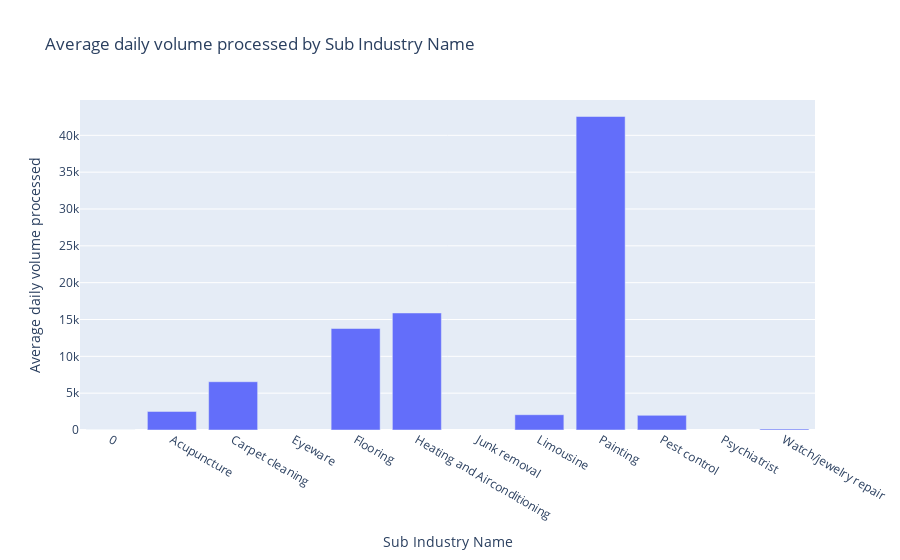

The notebook cell saved with this chart:
### Code cell
table2 = pd.pivot_table(df, values=['Average daily volume processed'], index=['Sub Industry Name'],
                    aggfunc={'Average daily volume processed': np.sum}).reset_index()

fig2 = px.bar(table2, x='Sub Industry Name', y='Average daily volume processed', title='Average daily volume processed by Sub Industry Name')
fig2.show()

### Figure 1 — Plotly figure (JSON) as saved in the notebook; plotly's stock layout.template omitted (floating-point values rounded to 4 significant figures)
{"data": [{"alignmentgroup": "True", "hovertemplate": "Sub Industry Name=%{x}<br>Average daily volume processed=%{y}<extra></extra>", "legendgroup": "", "marker": {"color": "#636efa", "pattern": {"shape": ""}}, "name": "", "offsetgroup": "", "orientation": "v", "showlegend": false, "textposition": "auto", "type": "bar", "x": [0, "Acupuncture", "Carpet cleaning", "Eyeware", "Flooring", "Heating and Airconditioning", "Junk removal", "Limousine", "Painting", "Pest control", "Psychiatrist", "Watch/jewelry repair"], "xaxis": "x", "y": [15, 2521, 6554, null, 13777, 15885, null, 2075, 42556, 1988, null, 138], "yaxis": "y"}], "layout": {"barmode": "relative", "legend": {"tracegroupgap": 0}, "title": {"text": "Average daily volume processed by Sub Industry Name"}, "xaxis": {"anchor": "y", "domain": [0, 1], "title": {"text": "Sub Industry Name"}}, "yaxis": {"anchor": "x", "domain": [0, 1], "title": {"text": "Average daily volume processed"}}}}
